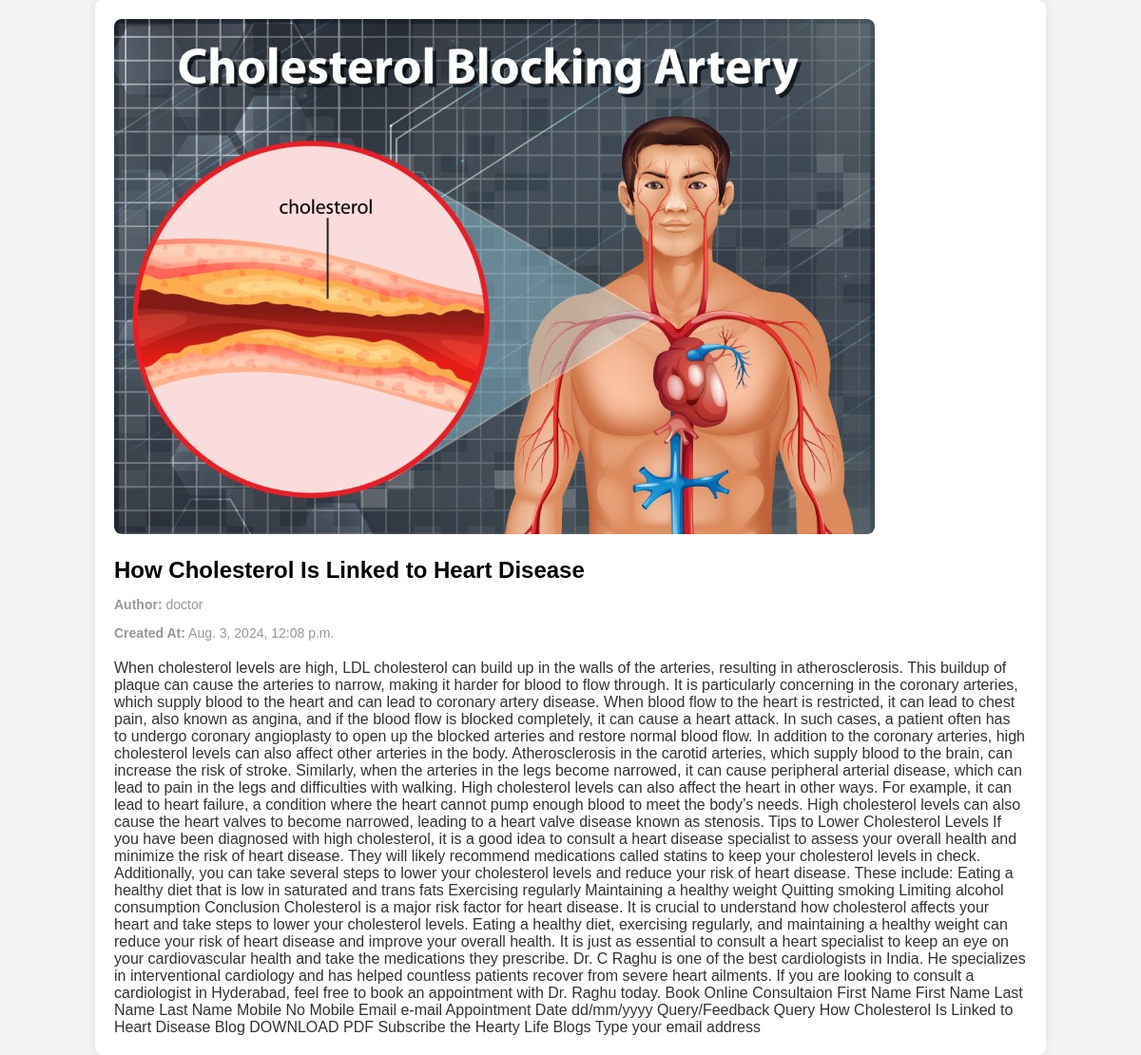
The page /post/8/ on the database its author committed.
### BlogPost/models.py (models this page shows, shortened)
class BlogPost(models.Model):
    CATEGORY_CHOICES = (
        ('Mental Health', 'Mental Health'),
        ('Heart Disease', 'Heart Disease'),
        ('COVID-19', 'COVID-19'),
        ('Immunization', 'Immunization'),
    )
    title = models.CharField(max_length=255)
    image = models.ImageField()
    image = models.ImageField(upload_to='blog_images/')
    category = models.CharField(max_length=50, choices=CATEGORY_CHOICES)
    summary = models.TextField()
    content = models.TextField()
    author = models.ForeignKey(User, on_delete=models.CASCADE)
    is_draft = models.BooleanField(default=False)
    created_at = models.DateTimeField(auto_now_add=True)

### accounts/models.py (models this page shows, shortened)
class User(AbstractBaseUser):
    DOCTOR = 1
    PATIENT = 2
    ROLE_CHOICE = (
        (DOCTOR,'Doctor'),
        (PATIENT,'Patient'),
    )
    first_name = models.CharField(max_length=50)
    last_name = models.CharField(max_length=50)
    username = models.CharField(max_length=50,unique=True)
    email = models.EmailField(max_length=100,unique=True)
    phone_number = models.CharField(max_length=12,blank=True)
    role = models.PositiveSmallIntegerField(choices=ROLE_CHOICE,blank=True,null=True)
    address = models.CharField(max_length=250,blank=True,null=True)
    country = models.CharField(max_length=15,blank=True,null=True)
    state = models.CharField(max_length=15,blank=True,null=True)
    city = models.CharField(max_length=15,blank=True,null=True)
    pin_code = models.CharField(max_length=6,blank=True,null=True)
    date_joined = models.DateTimeField(auto_now_add=True)
    last_login = models.DateTimeField(auto_now_add=True)
    create_date = models.DateTimeField(auto_now_add=True)
    modified_date = models.DateTimeField(auto_now_add=True)
    is_admin = models.BooleanField(default=False)
    is_staff = models.BooleanField(default=False)
    is_active = models.BooleanField(default=False)
    is_superadmin = models.BooleanField(default=False)
    USERNAME_FIELD = 'email'
    REQUIRED_FIELDS = ['username','first_name','last_name']
    objects = UserManager()

### accounts/views.py (the view)
# urls.py: path('post/<int:id>/', views.blog_post_detail, name='blog_post_detail'),
def blog_post_detail(request,id):
    post = get_object_or_404(BlogPost,id=id)
    context = {
        'post':post,
    }
    return render(request,'blog_post_detail.html',context)

### templates/blog_post_detail.html (shortened to what this page needs)
<!DOCTYPE html>
<html lang="en">
<head>
</head>
<body>
    <div class="container">
        <img src="{{ post.image.url }}" alt="Blog Image" class="blog-image">
        <h1 class="blog-title">{{ post.title }}</h1>
        <div class="blog-meta">
            <p><strong>Author:</strong> {{ post.author.username }}</p>
            <p><strong>Created At:</strong> {{ post.created_at }}</p>
        </div>
        <div class="blog-content">
            {{ post.content }}
        </div>
    </div>
</body>
</html>

### templates/blog_post_detail.html (style rules this page uses)
body { font-family: Arial, sans-serif; background-color: #f4f4f4; margin: 0; padding: 0; }
.container { width: 80%; margin: auto; padding: 20px; background: #fff; border-radius: 8px; box-shadow: 0 0 10px rgba(0, 0, 0, 0.1); }
.blog-image { max-width: 100%; height: auto; border-radius: 8px; }
.blog-title { font-size: 24px; margin-top: 20px; margin-bottom: 10px; }
.blog-content { font-size: 16px; color: #333; }
.blog-meta { font-size: 14px; color: #999; margin-bottom: 20px; }

### rows shown on the page
BlogPost: image (picture), title "How Cholesterol Is Linked to Heart Disease", author.username "doctor", created_at "Aug. 3, 2024, 12:08 p.m.", content "When cholesterol levels are high, LDL cholesterol can build up in the walls of the arteries, resulting in atherosclerosis. This buildup of plaque can cause the arteries to narrow, making it harder for blood to flow through. It is particularly concerning in the coronary arteries, which supply blood to the heart and can lead to coronary artery disease. When blood flow to the heart is restricted, it can lead to chest pain, also known as angina, and if the blood flow is blocked completely, it can cause a heart attack. In such cases, a patient often has to undergo coronary angioplasty to open up the blocked arteries and restore normal blood flow. In addition to the coronary arteries, high…"
